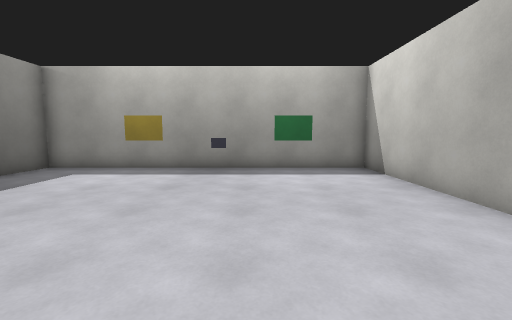
View 1 (above)

17 first-person views from a walk through a 3-D level made in the Godot game engine. The camera is 1.4 m above the floor, tilts 6° down and sees 90° across. The floor is counted in squares, 1 m on a side. Each view is taken from the middle of a square. On the plan, view 1 faces up. The plan holds only what a view shows up to about 13 squares ahead; the rest is blank.

View 2
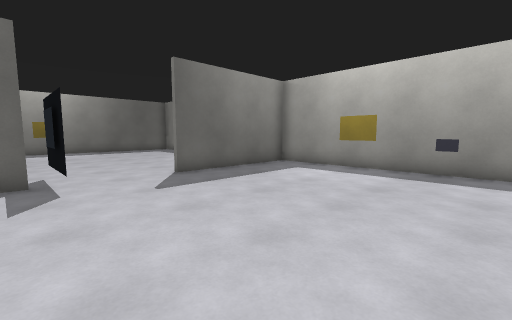

View 3
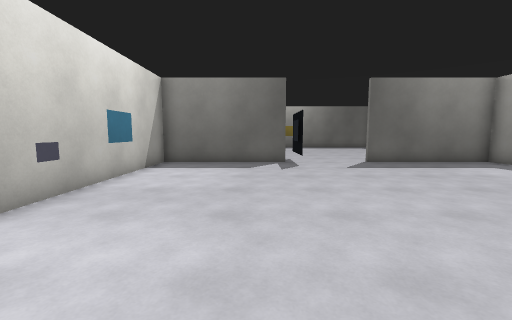

View 4
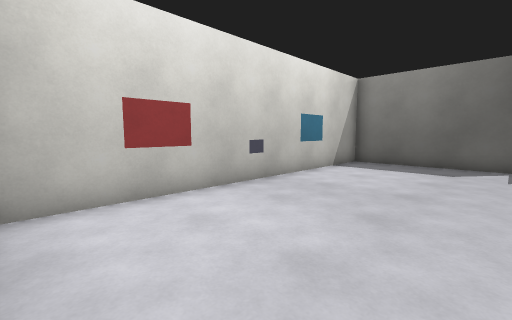

View 5
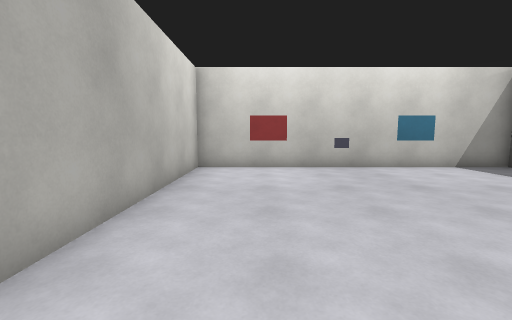

View 6
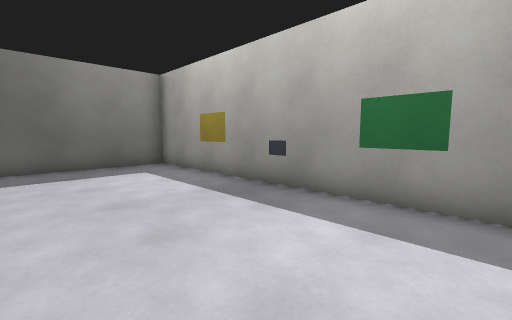

View 7
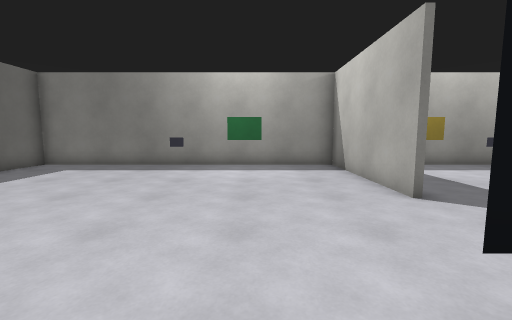

View 8
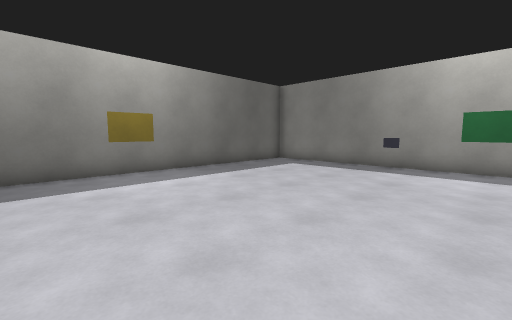

View 9
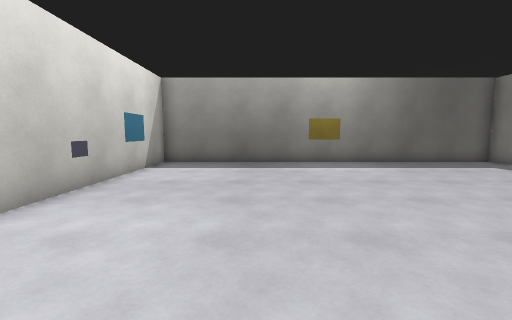

View 10
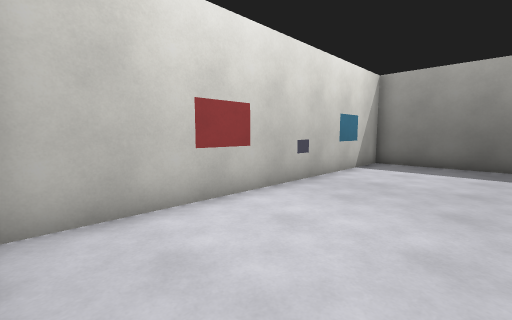

View 11
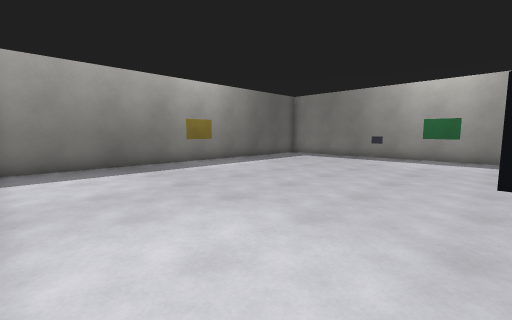

View 12
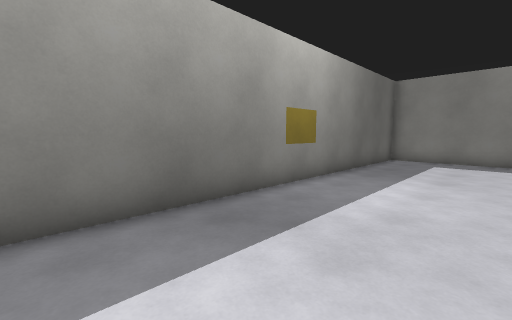

View 13
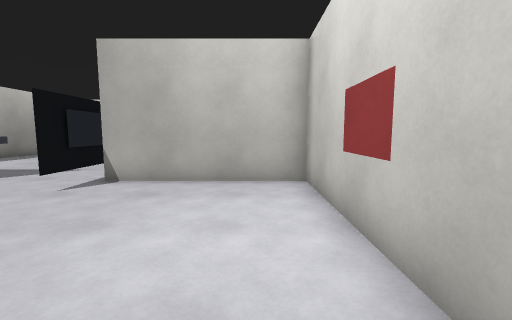

View 14
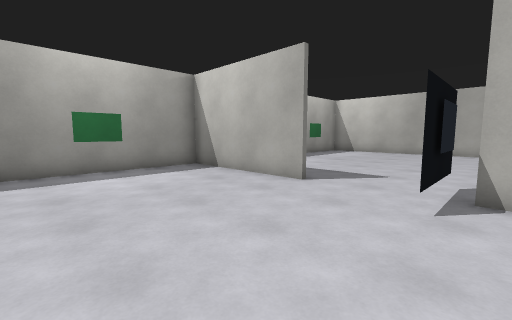

View 15
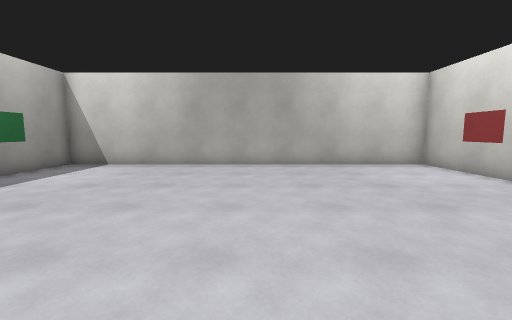

View 16
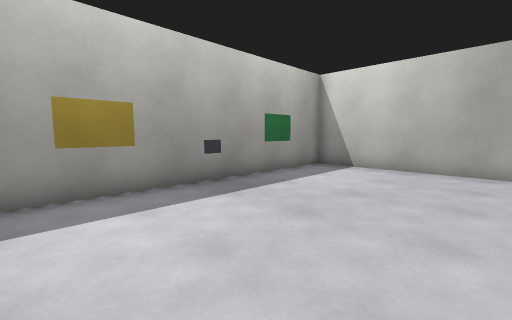

View 17
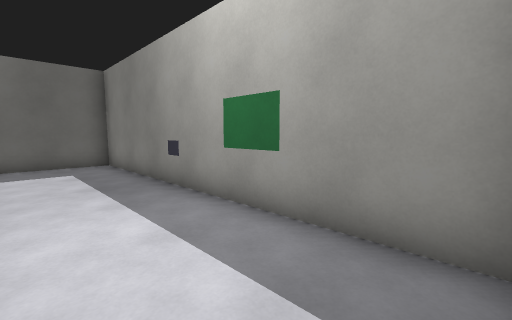

### Floor plan
Points are (right, up) in squares from view 1. A wall is a line through its corners. A room is listed if a view was taken in it or the views show most of it. See-through windows are left out.
Room 1 (views 1, 2, 3, 4, 5, 6, 15, 16)
walls: (-8.4, 0.5) (-8.4, -5.5); (-8.4, 10.4) (-8.4, 4.4); (-8, -5.5) (4.4, -5.5) (4.4, 10.3) (-8, 10.3)
ways out: opening at (-8.7, 3) to room 2
Room 2 (views 7, 8, 9, 10, 11, 12, 13, 14, 17)
walls: (-8.6, 4.4) (-8.6, 10.4); (-7, 1) (-10.2, 1); (-8, 10.3) (-21.4, 10.3) (-21.4, -5.5) (-8, -5.5); (-8.6, -5.5) (-8.6, 0.5)
ways out: opening at (-8.7, 3) to room 1

Where each view was taken, in squares from view 1:
view 1: 0 up, 0 right, facing up
view 2: 0 up, 0 right, facing up-left
view 3: 1 down, 4 right, facing left
view 4: 0 up, 4 right, facing down-left
view 5: 5 up, 2 right, facing down
view 6: 5 up, 3 right, facing up-left
view 7: 1 down, 12 left, facing up
view 8: 1 down, 12 left, facing up-left
view 9: 1 down, 9 left, facing left
view 10: 1 down, 9 left, facing down-left
view 11: 5 down, 10 left, facing up-left
view 12: 4 down, 17 left, facing up-left
view 13: 4 down, 16 left, facing right
view 14: 0 up, 15 left, facing up-right
view 15: 2 up, 7 left, facing right
view 16: 4 up, 6 left, facing up-right
view 17: 7 up, 9 left, facing up-left
